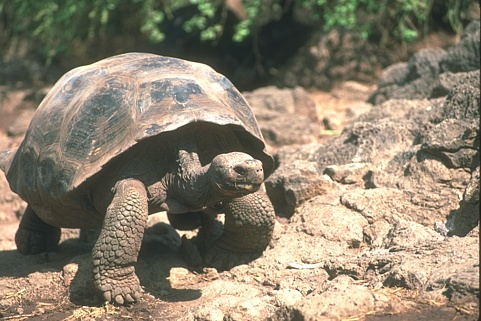
#> input picture image/input/103006.jpg, 481 x 321 px; its folder holds only this picture in this run
$ python cannyP.py
#> lines starting #> are read from the running program, lines starting #| are printed output that depends on the picture; after the words box and inside, x2 and y2 are one past the last pixel; in counts of white or black regions, pixels touching at a corner belong together
import cv2
import os
import glob

INPUT_DIR = "input"
OUTPUT_DIR = "output_canny"

# Parámetros para obtener bordes limpios (tipo 3063_edgeC)
GAUSSIAN_BLUR = (7, 7)  # Kernel de blur - AJUSTA ESTO
low_norm =  0.4     # Umbral alto normalizado
high_norm = 0.8       # Ratio para umbral bajo

os.makedirs(OUTPUT_DIR, exist_ok=True)

for img_path in glob.glob(os.path.join(INPUT_DIR, "*.jpg")):
    img = cv2.imread(img_path)
#> img is the input picture: shape (321, 481, 3); mean B, G, R 110.6, 129.6, 140.2
    gray = cv2.cvtColor(img, cv2.COLOR_BGR2GRAY)
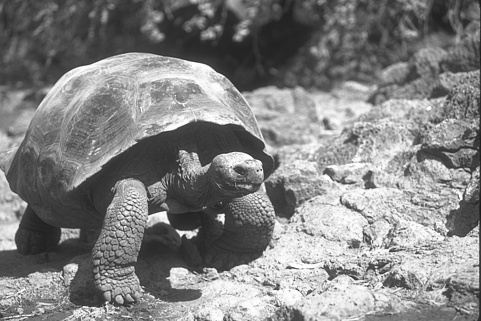
#> gray: shape (321, 481); min 27, max 255, mean 130.6

    # 1. Aplicar Gaussian Blur (CRÍTICO para bordes limpios)
    blurred = cv2.GaussianBlur(gray, GAUSSIAN_BLUR, 0)
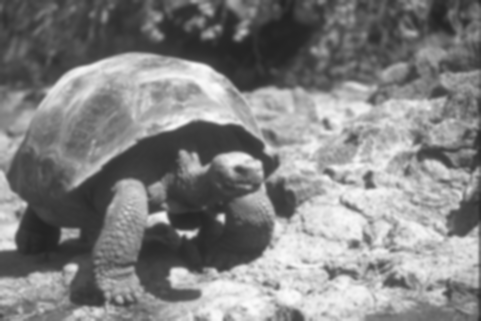
#> blurred: shape (321, 481); min 34, max 252, mean 130.7

    # 2. Calcular umbrales
    # Calcular umbrales absolutos
    low_thresh = int(low_norm * 255)
    high_thresh = int(high_norm * 255)

    # 3. Canny
    edges = cv2.Canny(blurred, low_thresh, high_thresh)
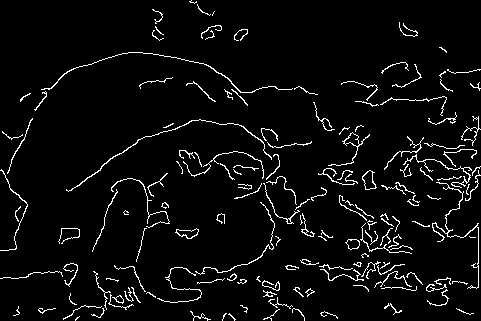
#> edges: shape (321, 481); 4.7% white in thin lines or dots

    # 4. Invertir
    binary_edges = cv2.bitwise_not(edges)
#> binary_edges: shape (321, 481); 95.3% white; black in thin lines or dots

    # 5. Guardar
    filename = os.path.splitext(os.path.basename(img_path))[0]
    out_path = os.path.join(OUTPUT_DIR, f"{filename}_edgeC.png")
    cv2.imwrite(out_path, binary_edges)
    print(f"✅ {out_path} (blur={GAUSSIAN_BLUR}, thresh=[{low_thresh},{high_thresh}])")

print("\n🛡️ ¡end!")

$ run again, on image/input/108036.jpg
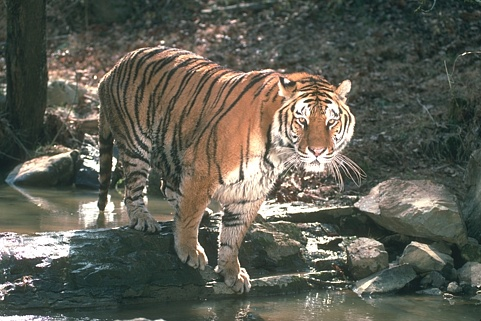
#> input picture image/input/108036.jpg, 481 x 321 px
#> img is the input picture: shape (321, 481, 3); mean B, G, R 83.9, 94.5, 94.1
#> `blurred = cv2.GaussianBlur(gray, GAUSSIAN_BLUR, 0)`:
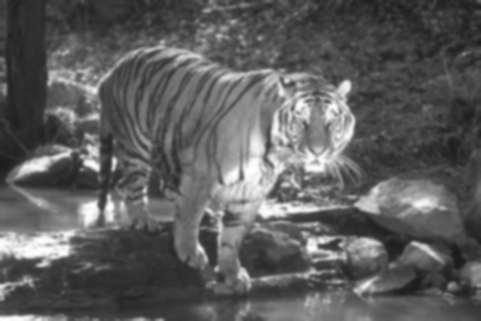
#> blurred: shape (321, 481); min 28, max 254, mean 93.2
#> `edges = cv2.Canny(blurred, low_thresh, high_thresh)`:
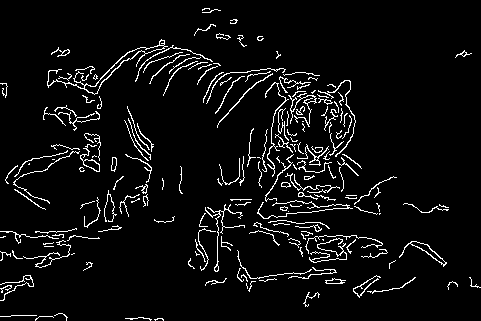
#> edges: shape (321, 481); 5.5% white in thin lines or dots
#> binary_edges: shape (321, 481); 94.5% white; black in thin lines or dots

$ run again, on image/input/117025.jpg
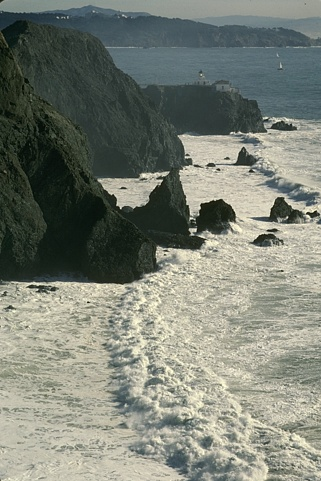
#> input picture image/input/117025.jpg, 321 x 481 px
#> img is the input picture: shape (481, 321, 3); mean B, G, R 117, 128, 123
#> `blurred = cv2.GaussianBlur(gray, GAUSSIAN_BLUR, 0)`:
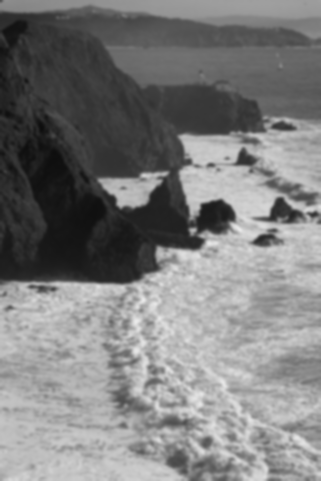
#> blurred: shape (481, 321); min 13, max 234, mean 125.3
#> `edges = cv2.Canny(blurred, low_thresh, high_thresh)`:
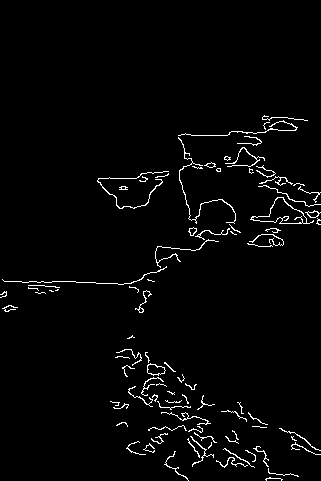
#> edges: shape (481, 321); 2.5% white in thin lines or dots, all inside (x1, y1, x2, y2) = (0, 115, 321, 481)

$ run again, on image/input/118015.jpg
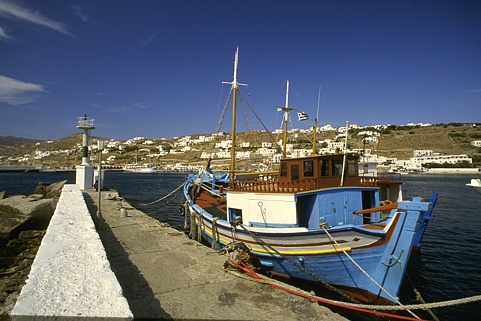
#> input picture image/input/118015.jpg, 481 x 321 px
#> img is the input picture: shape (321, 481, 3); mean B, G, R 107.8, 97, 91.1
#> `blurred = cv2.GaussianBlur(gray, GAUSSIAN_BLUR, 0)`:
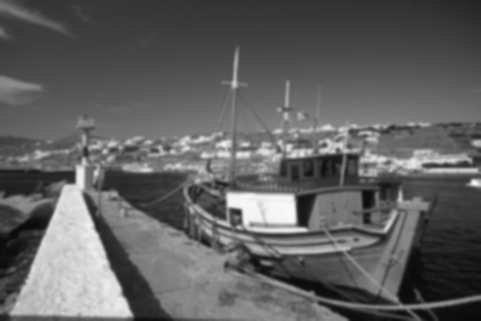
#> blurred: shape (321, 481); min 11, max 249, mean 96.5
#> `edges = cv2.Canny(blurred, low_thresh, high_thresh)`:
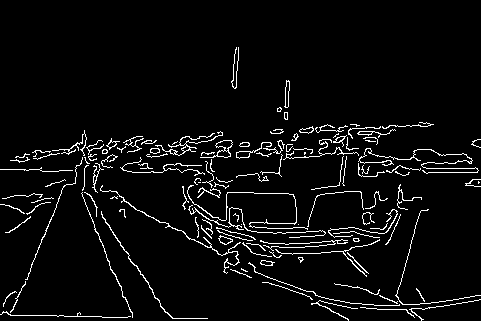
#> edges: shape (321, 481); 4.8% white in thin lines or dots, all inside (x1, y1, x2, y2) = (0, 47, 481, 321)

$ run again, on image/input/103029.jpg
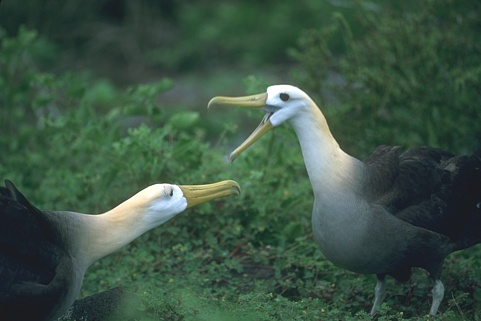
#> input picture image/input/103029.jpg, 481 x 321 px
#> img is the input picture: shape (321, 481, 3); mean B, G, R 68.2, 84, 60
#> `gray = cv2.cvtColor(img, cv2.COLOR_BGR2GRAY)`:
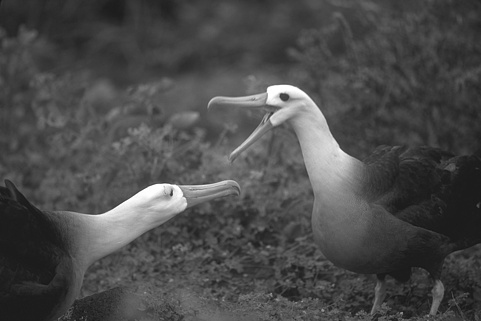
#> gray: shape (321, 481); min 22, max 255, mean 75.1
#> `edges = cv2.Canny(blurred, low_thresh, high_thresh)`:
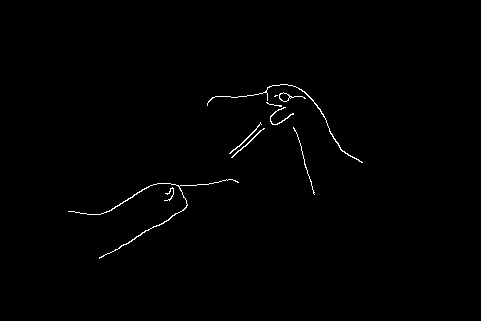
#> edges: shape (321, 481); 0.63% white in thin lines or dots, all inside (x1, y1, x2, y2) = (68, 84, 363, 259)
